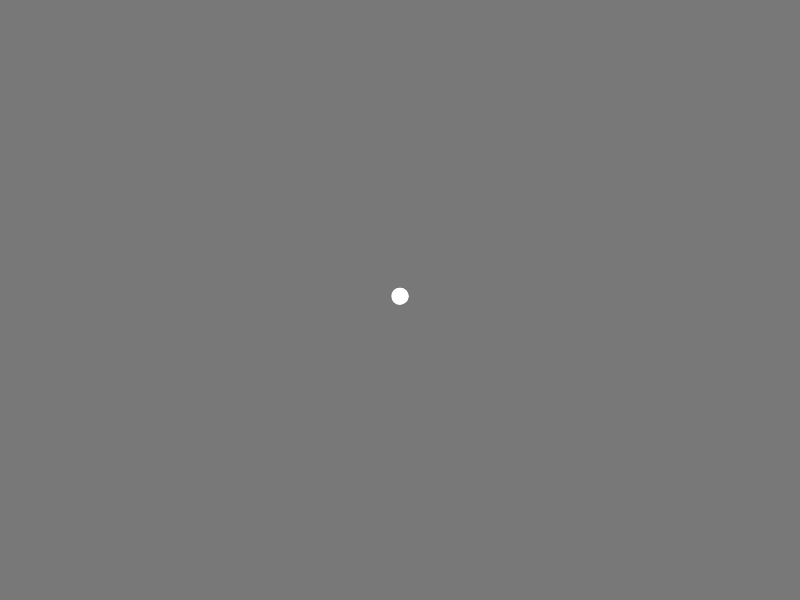
Frame 1 (no input)
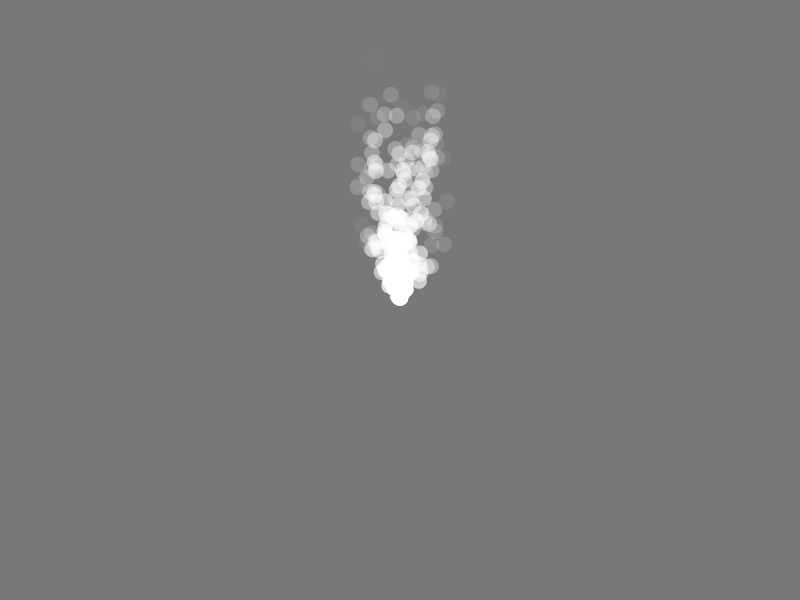
Frame 60 (no input)
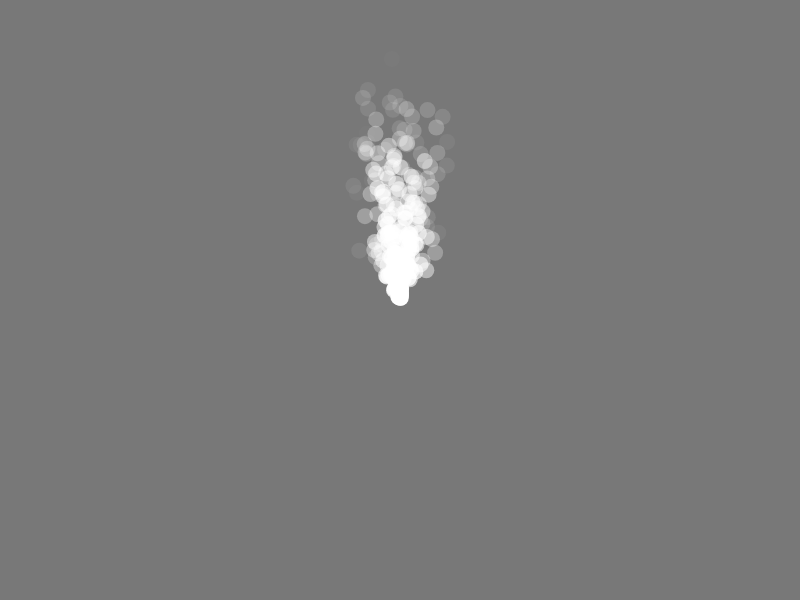
Frame 120 (the mouse pressed at the canvas centre since frame 60)

The p5.js sketch that drew these frames (run headless with seeded random() and noise() and a simulated clock; from frame 60 on, the mouse is pressed at the canvas centre):

// p5.js sketch
// ── sketch.js

const particles = [];

function preload() {

}

function setup() {
    createCanvas(800, 600);


}

// display all the frames using the draw function as a loop
function draw() {

    background(120);
    createParticles(width/2, height/2);
}

function createParticles(x,y)
{
for (let i = 0; i < 5; i++) {
    let p = new Particle(x,y);
    particles.push(p);
  }
  for (let i = particles.length - 1; i >= 0; i--) {
    particles[i].update();
    particles[i].show();
    if (particles[i].finished()) {
      // remove this particle
      particles.splice(i, 1);
    }
  }
}


// ── Particle.js
class Particle {

    constructor(x,y) {
      this.x = x;
      this.y = y;
      this.vx = random(-1, 1);
      this.vy = random(-5, -1);
      this.alpha = 255;
    }
  
    finished() {
      return this.alpha < 0;
    }
  
    update() {
      this.x += this.vx;
      this.y += this.vy;
      this.alpha -= 5;
    }
  
    show() {
      noStroke();
      fill(255, this.alpha);
      ellipse(this.x, this.y, 16);
    }
  
  }
